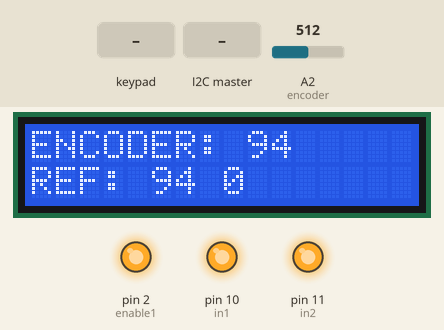
Bench run of a sketch on a simulated Arduino Mega 2560, built with avr-gcc and run on an emulated ATmega2560. Parts: 16×2 character LCD, output pins drawn as LEDs (lit = HIGH). Inputs (shaded band) come from the test bench; at power-on: A2 (encoder) = 512. What the sketch prints to the serial monitor is not drawn.

Above: at 1.7 s.
1.8 s: keypad keys 3 1 3 3 3 5 3 7 # pressed 0.4 s apart
At 6.4 s:
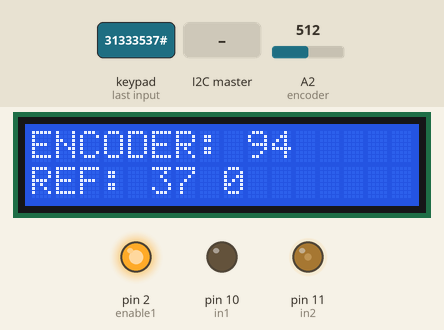
6.9 s: the I2C master sends the byte 200
At 8.0 s:
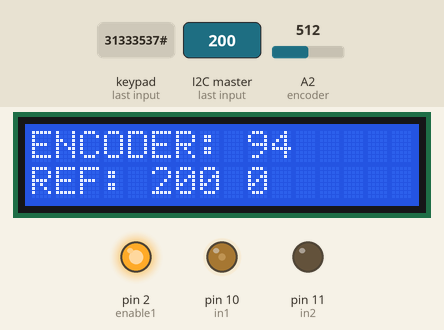
8.4 s: A2 (encoder) set to 716
At 9.5 s:
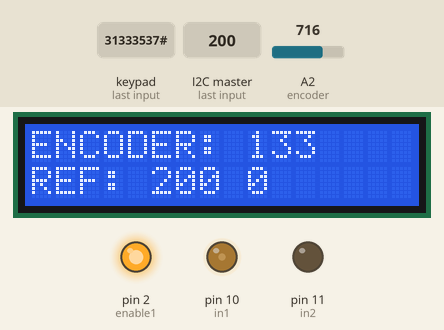
9.9 s: A2 (encoder) set to 0
At 10.7 s:
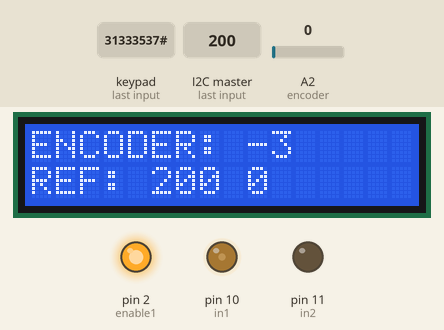
12.9 s: key '1' pressed
At 14.1 s:
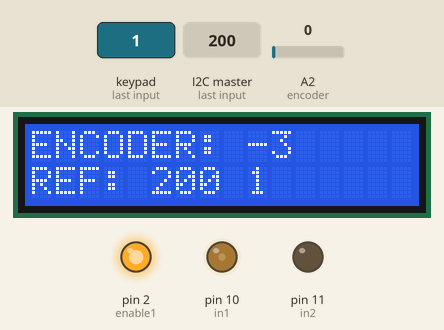
14.4 s: keypad keys 3 1 3 3 3 5 3 7 pressed 0.4 s apart
At 15.9 s:
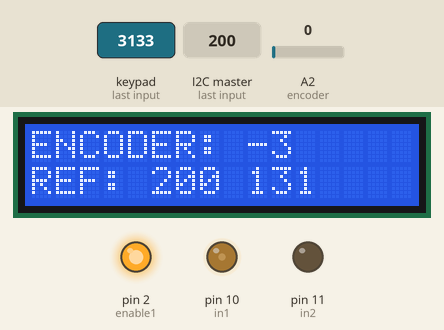
Timing chart, 0 to 17.4 s (numbered marks = the images above; inputs shaded):
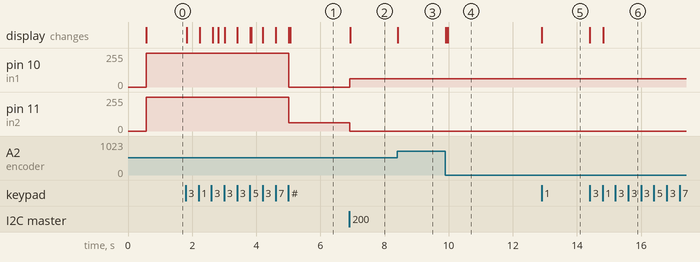

Measured:
- after the input at 1.8 s, pin 10 (in1): 255/255 → 0/255 after 3.2 s; pin 11 (in2): 255/255 → 63/255 after 3.2 s; the display: first changes at once (image 1 shows a later state)
- after the input at 6.9 s, pin 10 (in1): 0/255 → 63/255 at once; pin 11 (in2): 63/255 → 0/255 at once; the display: changes at once (image 2)
- after the input at 8.4 s, the display: changes at once (image 3)
- after the input at 9.9 s, the display: first changes at once (image 4 shows a later state)
- after the input at 12.9 s, the display: changes at once (image 5)
- after the input at 14.4 s, the display: first changes at once (image 6 shows a later state)

The sketch:

I2CEscravo.ino
```cpp
#include <Wire.h>
#include <Keypad.h>
#include <LiquidCrystal.h>
#define encoder A2
#define SLAVE_ADDRESS 0x60

const byte ROWS = 4; //four rows
const byte COLS = 4; //three columns
char keys[ROWS][COLS] = {
  {'1','2','3'},
  {'4','5','6'},
  {'7','8','9'},
  {'*','0','#'}
};
LiquidCrystal lcd (8, 9, 4, 5, 6, 7);

byte rowPins[ROWS] = {31, 33, 35, 37}; //connect to the row pinouts of the keypad
byte colPins[COLS] = {39, 41, 43, 45}; //connect to the column pinouts of the keypad
Keypad keypad = Keypad( makeKeymap(keys), rowPins, colPins, ROWS, COLS );
int in1 = 10;
int in2 = 11;
int enable1 = 2;
int enable2 = 4;
int referencia, referenciaFinal, posicaoAtual;
long lastClearLCD;
int encoderValue;

void setup()
{
   lcd.begin(16, 2);
  pinMode(in1, OUTPUT);
  pinMode(in2, OUTPUT);
  pinMode(enable1, OUTPUT);
  pinMode(enable2, OUTPUT);
  Serial.begin(9600); //set up serial port
  delay(500);
  digitalWrite(enable1, HIGH);
  encoderValue = map(analogRead(encoder),17,960,0,1023);
  posicaoAtual = map(encoderValue,0,1023,0,180);
  referenciaFinal = posicaoAtual;
  Wire.begin(SLAVE_ADDRESS);
  Wire.onReceive(receiveEvent);
  Wire.onRequest(requestEvent);
  lastClearLCD = millis();
  Serial.print("Ola");
}

void loop()
{
  char key = keypad.getKey();
  if(referencia>180){
    referencia=0000;
  }
  if (key != NO_KEY){
    if(key == '#'){
      if(referencia<=180){
        referenciaFinal = referencia;
      }
      referencia = 0;
    }else{
      int multiplicador;
      switch (key) {
        case '0':
            multiplicador = 0;
            break;
          case '1':
            multiplicador = 1;
            break;
          case '2':
            multiplicador = 2;
            break;
          case '3':
          multiplicador = 3;
            break;
          case '4':
          multiplicador = 4;
            break;
          case '5':
          multiplicador = 5;
            break;
          case '6':
          multiplicador = 6;
            break;
          case '7':
          multiplicador = 7;
          break;
          case '8':
          multiplicador = 8;
          break;
          case '9':
          multiplicador = 9;
          break;
          default:
            break;
      }
      if(referencia<1){
        referencia=multiplicador;
      }else if(referencia<100){
          referencia=referencia*10+multiplicador;
      }
    }
  }
  if((millis() - lastClearLCD)>200){
        lcd.clear();
        lastClearLCD = millis();
  }
  encoderValue = map(analogRead(encoder),17,960,0,1023);
  posicaoAtual = map(encoderValue,0,1023,0,180);
  lcd.setCursor(0, 0);
  lcd.print("ENCODER: ");
  lcd.print(posicaoAtual);
  lcd.setCursor(0, 1);
  lcd.print("REF: ");
  lcd.print(referenciaFinal);
  lcd.print(" ");
  lcd.print(referencia);
  //Serial.print(referenciaFinal);
  //delay(165);  // Clear LCD, delay is a must.
  int erro = referenciaFinal - posicaoAtual;
  erro = map(erro,0,180,0,255);
  erro=10*erro;
  if(erro>255){
    erro=255;
  }else if(erro<-255){
    erro=-255;
  }
  if(erro<0){
    erro = -erro/4;
    analogWrite(in1, 0);
    analogWrite(in2, erro);
  }else if(erro>0){
    erro = erro/4;
    analogWrite(in1, erro);
    analogWrite(in2, 0);
  }
  else{
    digitalWrite(in1, HIGH);
    digitalWrite(in2, HIGH);
  }
}

void requestEvent()
{
   Serial.print("Request from Master. Sending: ");
   Serial.print(posicaoAtual, HEX);
   Serial.print("\n");
  Wire.write((char)posicaoAtual);
}

void receiveEvent(int bytes)
{
  if(Wire.available() != 0)
  {
    for(int i = 0; i< bytes; i++)
    {
      referenciaFinal = int(Wire.read());
      Serial.print("Received: ");
      Serial.print(referenciaFinal);
      Serial.print("\n");
    }
  }
}
```
